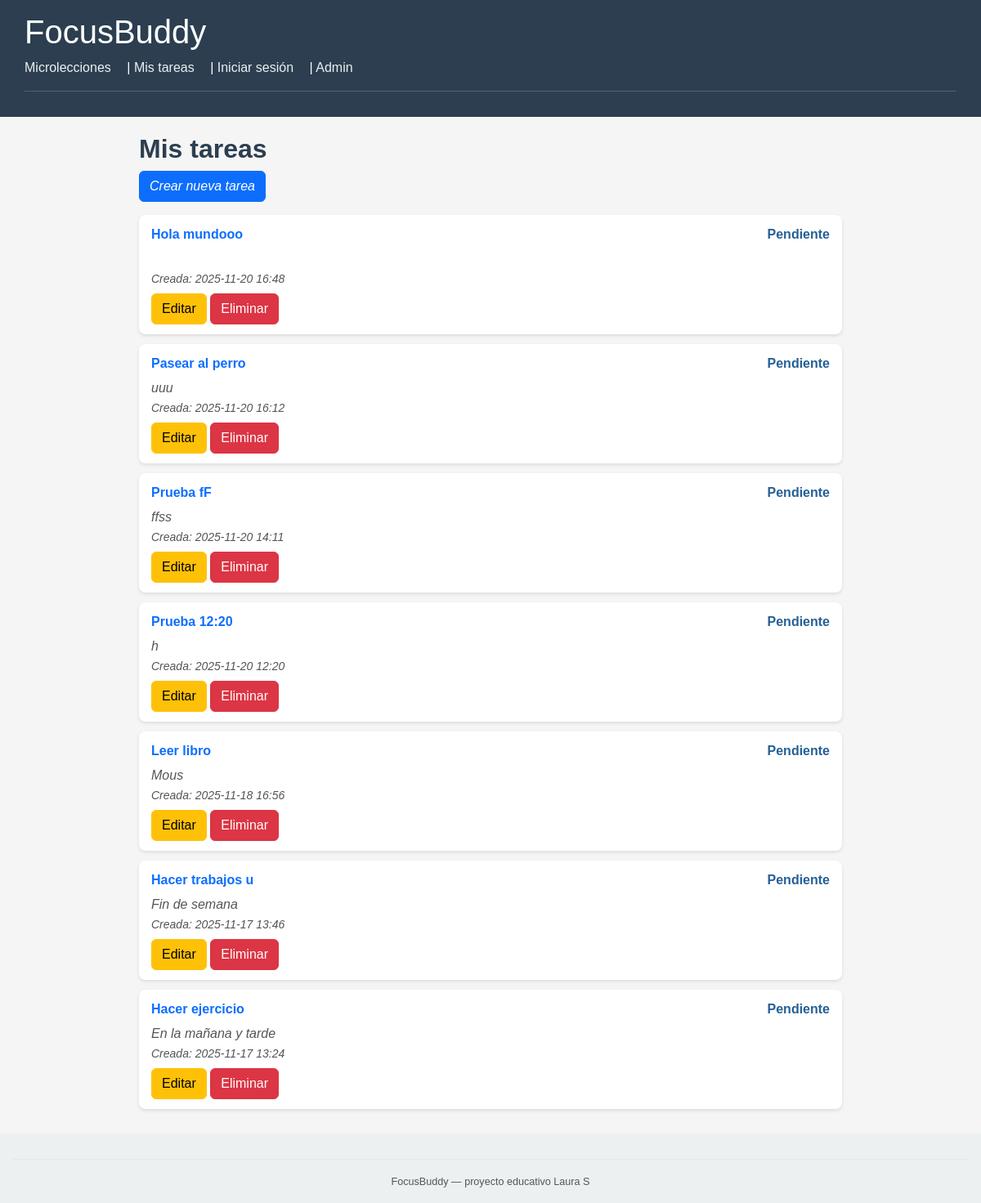
Page /tareas/ on the committed database.
### core/models.py (models this page shows, shortened)
class Tarea(models.Model):
    usuario = models.ForeignKey(
        Usuario,
        on_delete=models.CASCADE,
        related_name='tareas',
        null=True,
        blank=True
    )
    titulo = models.CharField(max_length=200)
    descripcion = models.TextField(blank=True)
    minutos_estimados = models.PositiveIntegerField(default=25)
    completada = models.BooleanField(default=False)
    creada_en = models.DateTimeField(auto_now_add=True)

### core/views.py (the view)
# urls.py: path('tareas/', views.ListaTareasView.as_view(), name='lista_tareas'),
class ListaTareasView(ListView):
    model = Tarea
    template_name = 'core/lista_tareas.html'
    context_object_name = 'tareas'
    def get_queryset(self):
        return Tarea.objects.all().order_by('-creada_en')

### core/templates/core/lista_tareas.html
{% extends "core/base.html" %}
{% block content %}
<h2>Mis tareas</h2>
<p>
  <a href="{% url 'core:crear_tarea' %}" class="btn btn-primary"> Crear nueva tarea</a>
</p>
<ul style="list-style: none; padding: 0;">
  {% for tarea in tareas %}
    <li class="task-card">
      <div style="display: flex; justify-content: space-between; align-items: center;">
        <a href="{% url 'core:detalle_tarea' tarea.id %}" style="text-decoration: none; font-weight: bold; font-size: 16px;">
          {{ tarea.titulo }}
        </a>
        {% if tarea.completada %}
          <span style="color: green; font-weight: bold;">✔ Completada</span>
        {% else %}
          <span style="color: rgb(38, 96, 150); font-weight: bold;">Pendiente</span>
        {% endif %}
      </div>
      <p style="margin: 6px 0;">
        {{ tarea.descripcion }}<br>
        <small>Creada: {{ tarea.creada_en|date:"Y-m-d H:i" }}</small>
      </p>
        <div>
          <a href="{% url 'core:editar_tarea' tarea.id %}" class="btn btn-warning">Editar</a>
          <a href="{% url 'core:eliminar_tarea' tarea.id %}" class="btn btn-danger">Eliminar</a>
        </div>
    </li>
  {% empty %}
    <li>No tienes tareas registradas aún.</li>
  {% endfor %}
</ul>
{% endblock %}

### core/static/core/style.css (style rules this page uses)
body { font-family: 'Arial', sans-serif; background-color: #f5f5f5; color: #333; margin: 0; padding: 0; }
h2, h3 { color: #2c3e50; font-weight: bold; }
ul { list-style-type: none; padding-left: 0; }
li { background-color: #ffffff; padding: 12px 15px; margin-bottom: 12px; border-radius: 8px; box-shadow: 0 2px 4px rgba(0,0,0,0.1); }
li p { margin: 5px 0 0 0; }
p { font-style: italic; color: #555; }

### rows in the picture
Tarea: titulo "Hola mundooo", completada "Pendiente", creada_en "2025-11-20 16:48"
Tarea: titulo "Pasear al perro", completada "Pendiente", descripcion "uuu", creada_en "2025-11-20 16:12"
Tarea: titulo "Prueba fF", completada "Pendiente", descripcion "ffss", creada_en "2025-11-20 14:11"
Tarea: titulo "Prueba 12:20", completada "Pendiente", descripcion "h", creada_en "2025-11-20 12:20"
Tarea: titulo "Leer libro", completada "Pendiente", descripcion "Mous", creada_en "2025-11-18 16:56"
Tarea: titulo "Hacer trabajos u", completada "Pendiente", descripcion "Fin de semana", creada_en "2025-11-17 13:46"
Tarea: titulo "Hacer ejercicio", completada "Pendiente", descripcion "En la mañana y tarde", creada_en "2025-11-17 13:24"
